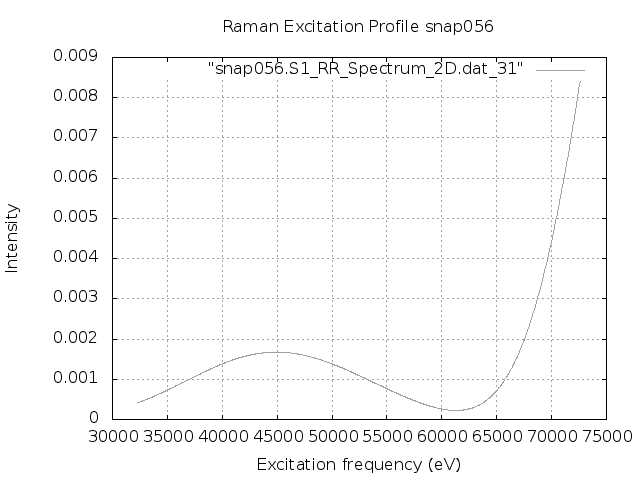

Generate this figure with gnuplot:
set terminal png
set output "snap056.S1.REP_frozen.png"
set xlabel 'Excitation frequency (eV)'
set ylabel 'Intensity'
set title "Raman Excitation Profile snap056"
set grid
set autoscale
plot "snap056.S1_RR_Spectrum_2D.dat_31" with lines lc "blue"
exit
